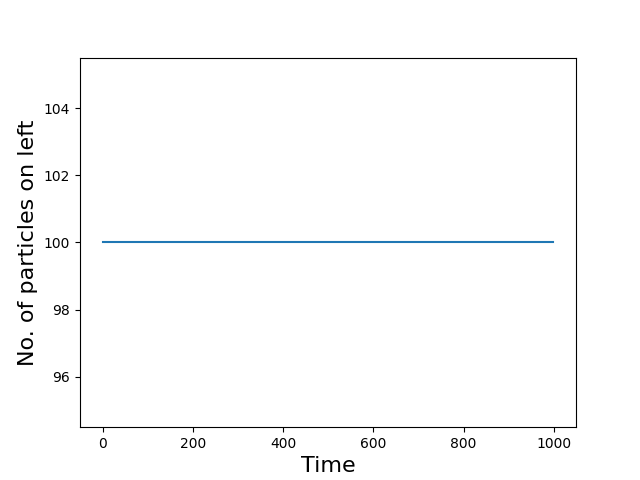

This figure's Python source:
# Python Script: Simulation of arrow of time
import numpy as np
from numpy.random import uniform, randint
import matplotlib.pyplot as plt

N = 100  # Number of particles
L = np.full((N,), 1)  # All the particles are indexed 1

T = range(1000)
S = []

for t in T:
    i = randint(0, 100)
    p = sum(L) / N
    if uniform(0, 1) < p:
        if L[i] == 1: L[i] == 0
    else:
        if L[i] == 0: L[i] == 1

    S.append(sum(L))

# For plotting
plt.plot(T, S)
plt.xlabel('Time', size=16)
plt.ylabel('No. of particles on left', size=16)
plt.show()
